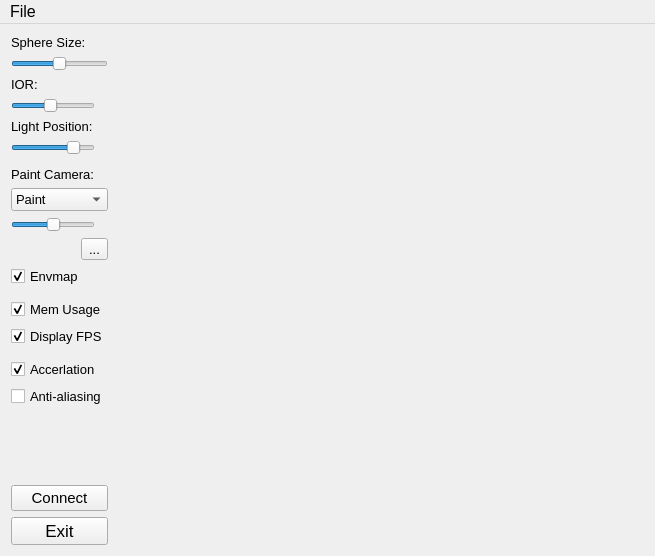
<?xml version="1.0" encoding="UTF-8"?>
<ui version="4.0">
 <class>MainWindow</class>
 <widget class="QMainWindow" name="MainWindow">
  <property name="windowModality">
   <enum>Qt::ApplicationModal</enum>
  </property>
  <property name="enabled">
   <bool>true</bool>
  </property>
  <property name="geometry">
   <rect>
    <x>0</x>
    <y>0</y>
    <width>655</width>
    <height>556</height>
   </rect>
  </property>
  <property name="font">
   <font>
    <pointsize>12</pointsize>
   </font>
  </property>
  <property name="windowTitle">
   <string>MainWindow</string>
  </property>
  <widget class="QWidget" name="centralWidget">
   <layout class="QGridLayout" name="gridLayout_3">
    <item row="0" column="2">
     <widget class="glWidget" name="widget" native="true">
      <property name="enabled">
       <bool>true</bool>
      </property>
      <property name="sizePolicy">
       <sizepolicy hsizetype="Expanding" vsizetype="Preferred">
        <horstretch>0</horstretch>
        <verstretch>0</verstretch>
       </sizepolicy>
      </property>
     </widget>
    </item>
    <item row="0" column="0">
     <layout class="QGridLayout" name="gridLayout">
      <item row="5" column="0">
       <widget class="QSlider" name="Slider_light_position">
        <property name="sizePolicy">
         <sizepolicy hsizetype="Fixed" vsizetype="Fixed">
          <horstretch>0</horstretch>
          <verstretch>0</verstretch>
         </sizepolicy>
        </property>
        <property name="minimum">
         <number>-100</number>
        </property>
        <property name="maximum">
         <number>100</number>
        </property>
        <property name="value">
         <number>60</number>
        </property>
        <property name="orientation">
         <enum>Qt::Horizontal</enum>
        </property>
       </widget>
      </item>
      <item row="2" column="0">
       <widget class="QLabel" name="label_ior">
        <property name="sizePolicy">
         <sizepolicy hsizetype="Preferred" vsizetype="Fixed">
          <horstretch>0</horstretch>
          <verstretch>0</verstretch>
         </sizepolicy>
        </property>
        <property name="font">
         <font>
          <pointsize>10</pointsize>
         </font>
        </property>
        <property name="text">
         <string>IOR:</string>
        </property>
       </widget>
      </item>
      <item row="14" column="0">
       <widget class="QCheckBox" name="checkBox_fps">
        <property name="sizePolicy">
         <sizepolicy hsizetype="Minimum" vsizetype="Fixed">
          <horstretch>0</horstretch>
          <verstretch>0</verstretch>
         </sizepolicy>
        </property>
        <property name="font">
         <font>
          <pointsize>10</pointsize>
         </font>
        </property>
        <property name="text">
         <string>Display FPS</string>
        </property>
        <property name="checked">
         <bool>true</bool>
        </property>
       </widget>
      </item>
      <item row="18" column="0">
       <spacer name="verticalSpacer">
        <property name="orientation">
         <enum>Qt::Vertical</enum>
        </property>
        <property name="sizeHint" stdset="0">
         <size>
          <width>20</width>
          <height>40</height>
         </size>
        </property>
       </spacer>
      </item>
      <item row="15" column="0">
       <widget class="Line" name="line_2">
        <property name="sizePolicy">
         <sizepolicy hsizetype="Minimum" vsizetype="Ignored">
          <horstretch>0</horstretch>
          <verstretch>0</verstretch>
         </sizepolicy>
        </property>
        <property name="orientation">
         <enum>Qt::Horizontal</enum>
        </property>
       </widget>
      </item>
      <item row="10" column="0">
       <widget class="QToolButton" name="toolButton_paint_camera">
        <property name="sizePolicy">
         <sizepolicy hsizetype="Fixed" vsizetype="Fixed">
          <horstretch>0</horstretch>
          <verstretch>0</verstretch>
         </sizepolicy>
        </property>
        <property name="font">
         <font>
          <pointsize>10</pointsize>
         </font>
        </property>
        <property name="layoutDirection">
         <enum>Qt::RightToLeft</enum>
        </property>
        <property name="text">
         <string>...</string>
        </property>
       </widget>
      </item>
      <item row="8" column="0">
       <widget class="QComboBox" name="comboBox_paint_camera">
        <property name="sizePolicy">
         <sizepolicy hsizetype="Ignored" vsizetype="Fixed">
          <horstretch>0</horstretch>
          <verstretch>0</verstretch>
         </sizepolicy>
        </property>
        <property name="font">
         <font>
          <pointsize>10</pointsize>
         </font>
        </property>
        <property name="layoutDirection">
         <enum>Qt::LeftToRight</enum>
        </property>
        <item>
         <property name="text">
          <string>Paint</string>
         </property>
        </item>
        <item>
         <property name="text">
          <string>Pose</string>
         </property>
        </item>
        <item>
         <property name="text">
          <string>Both</string>
         </property>
        </item>
       </widget>
      </item>
      <item row="19" column="0">
       <widget class="QPushButton" name="pushButton_Pubnub">
        <property name="font">
         <font>
          <pointsize>11</pointsize>
         </font>
        </property>
        <property name="text">
         <string>Connect</string>
        </property>
       </widget>
      </item>
      <item row="6" column="0">
       <widget class="Line" name="line_3">
        <property name="sizePolicy">
         <sizepolicy hsizetype="Minimum" vsizetype="Ignored">
          <horstretch>0</horstretch>
          <verstretch>0</verstretch>
         </sizepolicy>
        </property>
        <property name="orientation">
         <enum>Qt::Horizontal</enum>
        </property>
       </widget>
      </item>
      <item row="11" column="0">
       <widget class="QCheckBox" name="checkBox">
        <property name="font">
         <font>
          <pointsize>10</pointsize>
          <italic>false</italic>
          <underline>false</underline>
          <strikeout>false</strikeout>
          <kerning>true</kerning>
         </font>
        </property>
        <property name="text">
         <string>Envmap</string>
        </property>
        <property name="checked">
         <bool>true</bool>
        </property>
       </widget>
      </item>
      <item row="12" column="0">
       <widget class="Line" name="line">
        <property name="sizePolicy">
         <sizepolicy hsizetype="Minimum" vsizetype="Ignored">
          <horstretch>0</horstretch>
          <verstretch>0</verstretch>
         </sizepolicy>
        </property>
        <property name="orientation">
         <enum>Qt::Horizontal</enum>
        </property>
       </widget>
      </item>
      <item row="17" column="0">
       <widget class="QCheckBox" name="checkBox_antialiasing">
        <property name="sizePolicy">
         <sizepolicy hsizetype="Minimum" vsizetype="Fixed">
          <horstretch>0</horstretch>
          <verstretch>0</verstretch>
         </sizepolicy>
        </property>
        <property name="font">
         <font>
          <pointsize>10</pointsize>
         </font>
        </property>
        <property name="text">
         <string>Anti-aliasing</string>
        </property>
        <property name="checked">
         <bool>false</bool>
        </property>
       </widget>
      </item>
      <item row="7" column="0">
       <widget class="QLabel" name="label_paint_camera">
        <property name="sizePolicy">
         <sizepolicy hsizetype="Preferred" vsizetype="Fixed">
          <horstretch>0</horstretch>
          <verstretch>0</verstretch>
         </sizepolicy>
        </property>
        <property name="font">
         <font>
          <pointsize>10</pointsize>
         </font>
        </property>
        <property name="text">
         <string>Paint Camera:</string>
        </property>
       </widget>
      </item>
      <item row="1" column="0">
       <widget class="QSlider" name="Slider_sphere_size">
        <property name="sizePolicy">
         <sizepolicy hsizetype="Preferred" vsizetype="Fixed">
          <horstretch>0</horstretch>
          <verstretch>0</verstretch>
         </sizepolicy>
        </property>
        <property name="font">
         <font>
          <pointsize>12</pointsize>
         </font>
        </property>
        <property name="maximum">
         <number>20</number>
        </property>
        <property name="singleStep">
         <number>1</number>
        </property>
        <property name="sliderPosition">
         <number>10</number>
        </property>
        <property name="orientation">
         <enum>Qt::Horizontal</enum>
        </property>
       </widget>
      </item>
      <item row="3" column="0">
       <widget class="QSlider" name="Slider_ior">
        <property name="sizePolicy">
         <sizepolicy hsizetype="Fixed" vsizetype="Fixed">
          <horstretch>0</horstretch>
          <verstretch>0</verstretch>
         </sizepolicy>
        </property>
        <property name="contextMenuPolicy">
         <enum>Qt::DefaultContextMenu</enum>
        </property>
        <property name="maximum">
         <number>30</number>
        </property>
        <property name="value">
         <number>14</number>
        </property>
        <property name="orientation">
         <enum>Qt::Horizontal</enum>
        </property>
       </widget>
      </item>
      <item row="0" column="0">
       <widget class="QLabel" name="label_sphere_size">
        <property name="sizePolicy">
         <sizepolicy hsizetype="Preferred" vsizetype="Fixed">
          <horstretch>0</horstretch>
          <verstretch>0</verstretch>
         </sizepolicy>
        </property>
        <property name="font">
         <font>
          <pointsize>10</pointsize>
         </font>
        </property>
        <property name="text">
         <string>Sphere Size:</string>
        </property>
       </widget>
      </item>
      <item row="4" column="0">
       <widget class="QLabel" name="label_light_position">
        <property name="sizePolicy">
         <sizepolicy hsizetype="Preferred" vsizetype="Fixed">
          <horstretch>0</horstretch>
          <verstretch>0</verstretch>
         </sizepolicy>
        </property>
        <property name="font">
         <font>
          <pointsize>10</pointsize>
         </font>
        </property>
        <property name="text">
         <string>Light Position:</string>
        </property>
       </widget>
      </item>
      <item row="16" column="0">
       <widget class="QCheckBox" name="checkBox_acceleration">
        <property name="sizePolicy">
         <sizepolicy hsizetype="Minimum" vsizetype="Fixed">
          <horstretch>0</horstretch>
          <verstretch>0</verstretch>
         </sizepolicy>
        </property>
        <property name="font">
         <font>
          <pointsize>10</pointsize>
         </font>
        </property>
        <property name="text">
         <string>Accerlation</string>
        </property>
        <property name="checked">
         <bool>true</bool>
        </property>
       </widget>
      </item>
      <item row="9" column="0">
       <widget class="QSlider" name="Slider_paint_camera">
        <property name="sizePolicy">
         <sizepolicy hsizetype="Fixed" vsizetype="Fixed">
          <horstretch>0</horstretch>
          <verstretch>0</verstretch>
         </sizepolicy>
        </property>
        <property name="minimum">
         <number>-10</number>
        </property>
        <property name="maximum">
         <number>10</number>
        </property>
        <property name="orientation">
         <enum>Qt::Horizontal</enum>
        </property>
       </widget>
      </item>
      <item row="13" column="0">
       <widget class="QCheckBox" name="checkBox_memory">
        <property name="sizePolicy">
         <sizepolicy hsizetype="Minimum" vsizetype="Fixed">
          <horstretch>0</horstretch>
          <verstretch>0</verstretch>
         </sizepolicy>
        </property>
        <property name="font">
         <font>
          <pointsize>10</pointsize>
         </font>
        </property>
        <property name="text">
         <string>Mem Usage</string>
        </property>
        <property name="checked">
         <bool>true</bool>
        </property>
       </widget>
      </item>
      <item row="20" column="0">
       <widget class="QPushButton" name="pushButton_exit">
        <property name="font">
         <font>
          <pointsize>13</pointsize>
         </font>
        </property>
        <property name="layoutDirection">
         <enum>Qt::LeftToRight</enum>
        </property>
        <property name="autoFillBackground">
         <bool>false</bool>
        </property>
        <property name="text">
         <string>Exit</string>
        </property>
        <property name="autoDefault">
         <bool>false</bool>
        </property>
        <property name="default">
         <bool>false</bool>
        </property>
        <property name="flat">
         <bool>false</bool>
        </property>
       </widget>
      </item>
     </layout>
    </item>
   </layout>
  </widget>
  <widget class="QMenuBar" name="menuBar">
   <property name="geometry">
    <rect>
     <x>0</x>
     <y>0</y>
     <width>655</width>
     <height>22</height>
    </rect>
   </property>
   <widget class="QMenu" name="menuFile">
    <property name="title">
     <string>File</string>
    </property>
    <addaction name="actionOpen"/>
    <addaction name="actionNew"/>
   </widget>
   <addaction name="menuFile"/>
  </widget>
  <action name="actionOpen">
   <property name="text">
    <string>Open</string>
   </property>
  </action>
  <action name="actionNew">
   <property name="text">
    <string>New</string>
   </property>
  </action>
 </widget>
 <layoutdefault spacing="6" margin="11"/>
 <customwidgets>
  <customwidget>
   <class>glWidget</class>
   <extends>QWidget</extends>
   <header location="global">glwidget.h</header>
   <container>1</container>
  </customwidget>
 </customwidgets>
 <resources/>
 <connections>
  <connection>
   <sender>pushButton_exit</sender>
   <signal>clicked()</signal>
   <receiver>MainWindow</receiver>
   <slot>close()</slot>
   <hints>
    <hint type="sourcelabel">
     <x>96</x>
     <y>390</y>
    </hint>
    <hint type="destinationlabel">
     <x>356</x>
     <y>77</y>
    </hint>
   </hints>
  </connection>
 </connections>
</ui>
